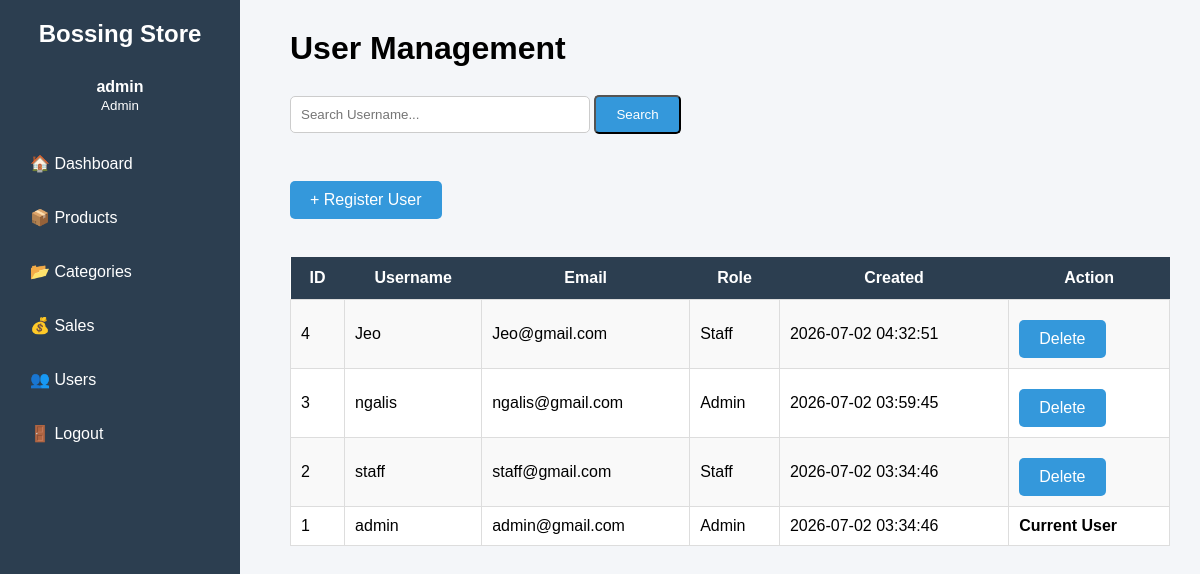
/users.php (signed in), run on the app's committed database.
### tables this page shows
CREATE TABLE `users` (
  `id` int(11) NOT NULL,
  `username` varchar(100) NOT NULL,
  `email` varchar(150) NOT NULL,
  `password` varchar(255) NOT NULL,
  `role` enum('Admin','Staff') NOT NULL DEFAULT 'Staff',
  `created_at` timestamp NOT NULL DEFAULT current_timestamp()
);

### users.php (the view, shortened to what this page needs)
<?php
include 'config.php';
$search = "";
$sql = "
SELECT *
FROM users
WHERE username LIKE ?
OR email LIKE ?
ORDER BY id DESC
";
$stmt = $conn->prepare($sql);
$searchText = "%".$search."%";
$stmt->bind_param(
    "ss",
    $searchText,
    $searchText
);
$stmt->execute();
$result = $stmt->get_result();
?>
<!DOCTYPE html>
<html>
<head>
<link rel="stylesheet" href="style.css">
</head>
<body>
<?php include 'navbar.php'; ?>
<div class="main-content">
<h1>User Management</h1>
<br>
<form method="GET">
<input
type="text"
name="search"
class="search-box"
placeholder="Search Username..."
value="<?php echo htmlspecialchars($search); ?>">
<button
type="submit"
class="button">
Search
</button>
</form>
<br>
<a
href="register.php"
class="button">
+ Register User
</a>
<br><br>
<table>
<tr>
<th>ID</th>
<th>Username</th>
<th>Email</th>
<th>Role</th>
<th>Created</th>
<th>Action</th>
</tr>
<?php
if($result->num_rows>0)
{
while($row=$result->fetch_assoc())
{
?>
<tr>
<td>
<?php echo $row['id']; ?>
</td>
<td>
<?php echo htmlspecialchars($row['username']); ?>
</td>
<td>
<?php echo htmlspecialchars($row['email']); ?>
</td>
<td>
<?php echo $row['role']; ?>
</td>
<td>
<?php echo $row['created_at']; ?>
</td>
<td>
<?php
if($row['id'] != $_SESSION['user_id'])
{
?>
<a
class="button"
href="delete_user.php?id=<?php echo $row['id']; ?>"
onclick="return confirm('Delete this user?')">
Delete
</a>
<?php
}
else
{
echo "<strong>Current User</strong>";
}
?>
</td>
</tr>
<?php
}
}
?>
</table>
</div>
</body>
</html>

### style.css (style rules this page uses)
* { margin:0; padding:0; box-sizing:border-box; font-family:Arial, Helvetica, sans-serif; }
body { background:#f4f6f9; }
.main-content { margin-left:260px; padding:30px; }
.button { display:inline-block; padding:10px 20px; background:#3498db; color:white; text-decoration:none; border-radius:5px; margin-right:10px; margin-top:10px; }
table { width:100%; border-collapse:collapse; background:white; margin-top:20px; }
table th { background:#2c3e50; color:white; padding:12px; }
table td { padding:10px; border:1px solid #ddd; }
table tr:nth-child(even) { background:#f9f9f9; }
.search-box { width:300px; padding:10px; border:1px solid #ccc; border-radius:5px; margin-bottom:20px; }

### data on the page
users: id "4", username "Jeo", email "Jeo@gmail.com", role "Staff", created_at "2026-07-02 04:32:51"
users: id "3", username "ngalis", email "ngalis@gmail.com", role "Admin", created_at "2026-07-02 03:59:45"
users: id "2", username "staff", email "staff@gmail.com", role "Staff", created_at "2026-07-02 03:34:46"
users: id "1", username "admin", email "admin@gmail.com", role "Admin", created_at "2026-07-02 03:34:46", shows "Current User"

### other printed values
$_SESSION['username'] "admin"
$_SESSION['role'] "Admin"
